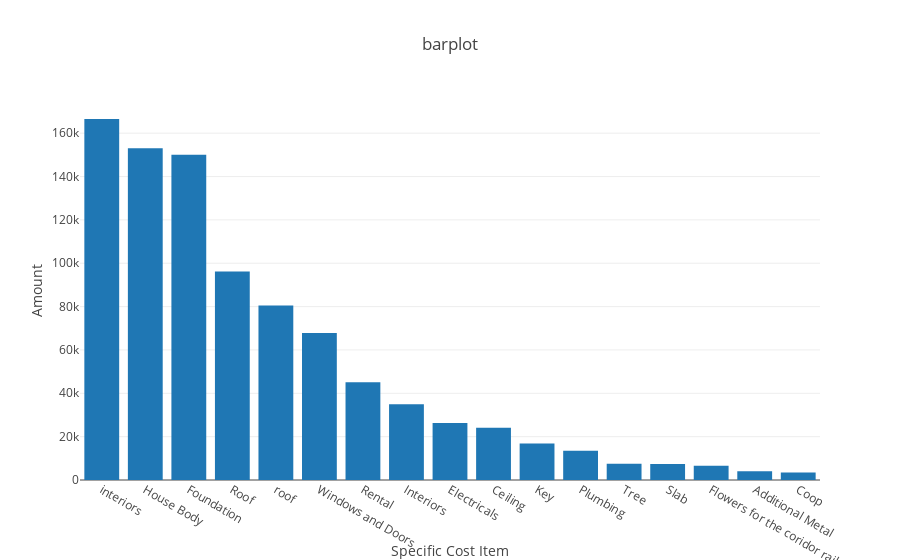

The notebook cell this image was saved under:
### Code cell
import plotly_express as px
px.bar(y,x = 'Specific Cost Item',y = 'Amount',template = 'none',title = 'barplot')

### Figure 1 — Plotly figure (JSON) as saved in the notebook; plotly's stock layout.template omitted (floating-point values rounded to 4 significant figures)
{"data": [{"alignmentgroup": "True", "hovertemplate": "Specific Cost Item=%{x}<br>Amount=%{y}<extra></extra>", "legendgroup": "", "marker": {"color": "#1F77B4", "pattern": {"shape": ""}}, "name": "", "offsetgroup": "", "orientation": "v", "showlegend": false, "textposition": "auto", "type": "bar", "x": ["interiors", "House Body", "Foundation", "Roof", "roof", "Windows and Doors", "Rental", "Interiors", "Electricals", "Ceiling", "Key", "Plumbing", "Tree", "Slab", "Flowers for the coridor rails", "Additional Metal", "Coop"], "xaxis": "x", "y": [166540, 153100, 150100, 96230, 80490, 67800, 45070, 35000, 26300, 24100, 16800, 13500, 7500, 7400, 6600, 4000, 3500], "yaxis": "y"}], "layout": {"autosize": true, "barmode": "relative", "legend": {"tracegroupgap": 0}, "title": {"text": "barplot"}, "xaxis": {"anchor": "y", "autorange": true, "domain": [0, 1], "range": [-0.5, 16.5], "title": {"text": "Specific Cost Item"}, "type": "category"}, "yaxis": {"anchor": "x", "autorange": true, "domain": [0, 1], "range": [0, 175300.0], "title": {"text": "Amount"}, "type": "linear"}}}
